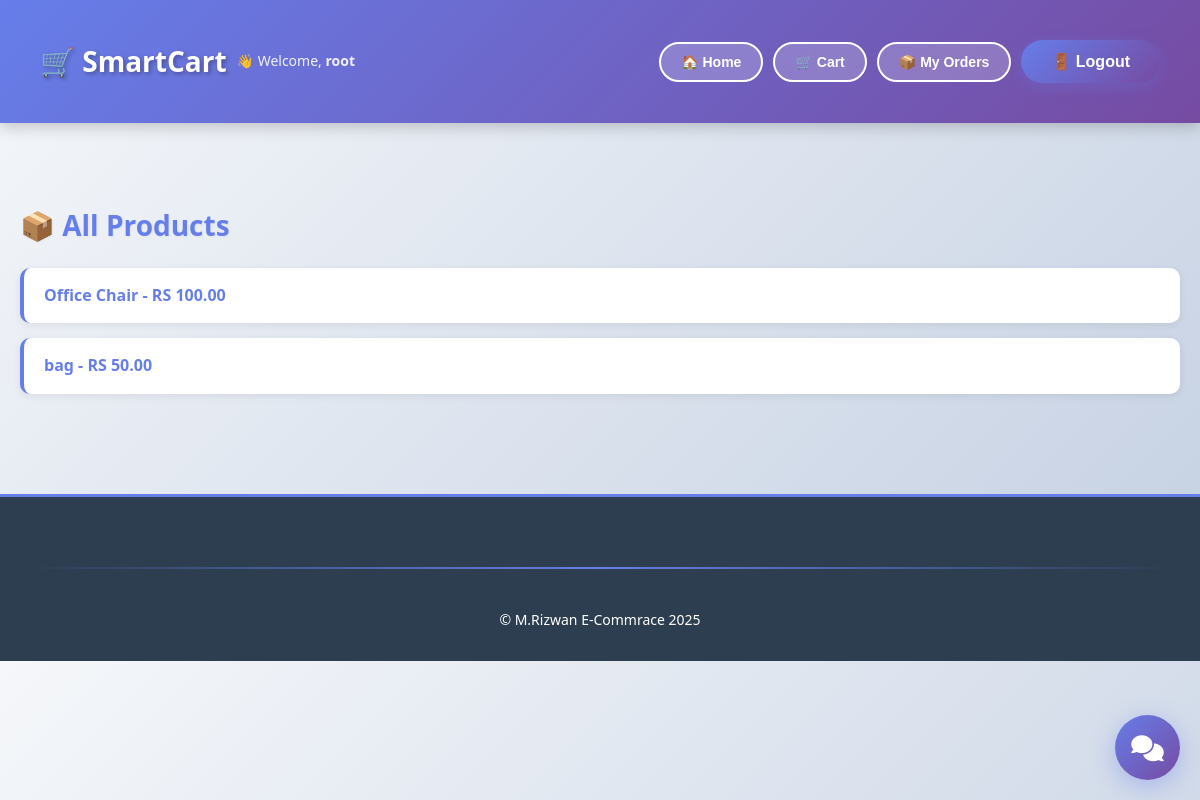
The app's page / (signed in) with its own data.
### store/models.py (models this page shows, shortened)
class Product(TimeStampedModel):
    name = models.CharField(max_length=200)
    price = models.DecimalField(max_digits=10, decimal_places=2)
    categories = models.ManyToManyField(Category)
    description = models.TextField()

### store/views.py (the view)
# urls.py: path('', ProductListView.as_view(), name="home"),
class ProductListView(ListView):
    model = Product
    template_name = "store/home.html"
    context_object_name = "products"
    def get_context_data(self, **kwargs):
        context = super().get_context_data(**kwargs)
        if self.request.user.is_authenticated:
            try:
                engine = RecommendationEngine()
                recommendations = engine.get_recommendations(self.request.user, limit=6)
                context['recommended_products'] = recommendations
            except Exception as e:
                print(f"Error getting recommendations: {e}")
                context['recommended_products'] = []
        return context

### ai_engine/recommendation_engine.py (called while the page is built, shortened)
    def _collaborative_filtering(self, user, limit=20):
        try:
            user_products = set(
                UserBehavior.objects.filter(
                    user=user,
                    action__in=['purchase', 'add_to_cart', 'wishlist']
                ).values_list('product_id', flat=True)
            )
            if not user_products:
                return []
        except Exception as e:
            print(f"Collaborative filtering error: {e}")
            return []

    def _popularity_based(self, user, limit=10):
        try:
            user_products = set(
                UserBehavior.objects.filter(user=user).values_list('product_id', flat=True)
            )
            popular_products = Product.objects.exclude(
                id__in=user_products
            ).annotate(
                order_count=Count('orderitem'),
                review_count=Count('reviews'),
                avg_rating=Avg('reviews__rating'),
                view_count=Count('userbehavior', filter=Q(userbehavior__action='view'))
            ).filter(
                order_count__gt=0  # Has at least one order
            ).order_by('-order_count', '-view_count')[:limit]
            scores = []
            return scores
        except Exception as e:
            print(f"Popularity-based error: {e}")
            return []

    def _get_action_weight(self, action):
        weights = {
            'purchase': 5,
            'add_to_cart': 3,
            'wishlist': 2,
            'view': 1,
            'search': 0.5
        }
        return weights.get(action, 1)

### ai_engine/tracking.py (called while the page is built, shortened)
    def __call__(self, request):
        response = self.get_response(request)
        return response

### templates/store/home.html (shortened to what this page needs)
{% extends "base.html" %}
{% block content %}
<div class="container">
    <h2>📦 All Products</h2>
    {% if products %}
    <div class="products-list">
        {% for product in products %}
            <p>
                <a href="{% url 'product_detail' product.id %}">
                    {{product.name}} <strong>- RS {{product.price}}</strong>
                </a>
            </p>
        {% endfor %}
    </div>
    {% else %}
    <p style="text-align: center; padding: 40px; color: #999;">
        <strong>No products available yet</strong>
    </p>
    {% endif %}
</div>
{% endblock content %}

### templates/base.html (shortened to what this page needs)
{% load static %}
<!DOCTYPE html>
<html lang="en">
<head>
    <link rel="stylesheet" href="{% static 'css/style.css' %}">
    <link rel="stylesheet" href="https://cdnjs.cloudflare.com/ajax/libs/font-awesome/6.4.0/css/all.min.css">
</head>
<body>
    <header>
        <div style="display: flex; align-items: center; gap: 10px;">
            <h1>🛒 SmartCart</h1>
            {% if user.is_authenticated %}
                <p style="margin: 0; font-size: 14px;">👋 Welcome, <strong>{{user.username}}</strong></p>
            {% endif %}
        </div>
        <div style="display: flex; align-items: center; gap: 10px; flex-wrap: wrap;">
            <a href="{% url 'home' %}"><button>🏠 Home</button></a>
            <a href="{% url 'cart' %}"><button>🛒 Cart</button></a>
            {% if user.is_authenticated %}
                <a href="{% url 'my_orders' %}"><button>📦 My Orders</button></a>
                <form action="{% url 'logout' %}" method="post" style="display: inline;">
                    <button type="submit">🚪 Logout</button>
                </form>
            {% else %}
                <a href="{% url 'login' %}"><button>🔓 Login</button></a>
                <a href="{% url 'register' %}"><button>✍️ Register</button></a>
            {% endif %}
        </div>
    </header>
    {% block content %}{% endblock content %}
    {% if user.is_authenticated %}
        {% include 'ai_engine/chatbot_widget.html' %}
    {% endif %}
    <footer>
        <hr>
        <p>© M.Rizwan E-Commrace 2025</p>
    </footer>
</body>
</html>

### static/css/style.css (style rules this page uses)
* { margin: 0; padding: 0; box-sizing: border-box; }
body { font-family: 'Segoe UI', Tahoma, Geneva, Verdana, sans-serif; background: linear-gradient(135deg, #f5f7fa 0%, #c3cfe2 100%); color: #333; line-height: 1.6; }
header { background: linear-gradient(135deg, #667eea 0%, #764ba2 100%); color: white; padding: 20px 40px; box-shadow: 0 4px 15px rgba(0, 0, 0, 0.2); display: flex; justify-content: space-between; align-items: center; flex-wrap: wrap; gap: 20px; position: sticky; top: 0; z-index: 100; }
header h1 { font-size: 28px; font-weight: 700; text-shadow: 2px 2px 4px rgba(0, 0, 0, 0.3); }
header p { font-size: 14px; opacity: 0.9; }
header button, header a button { background: rgba(255, 255, 255, 0.2); color: white; border: 2px solid white; padding: 10px 20px; border-radius: 25px; cursor: pointer; font-weight: 600; transition: all 0.3s ease; font-size: 14px; }
header a { text-decoration: none; }
footer { background: #2c3e50; color: white; text-align: center; padding: 30px 20px; margin-top: 60px; border-top: 3px solid #667eea; }
footer p { font-size: 14px; }
.container { max-width: 1200px; margin: 0 auto; padding: 40px 20px; }
hr { border: none; height: 2px; background: linear-gradient(90deg, transparent, #667eea, transparent); margin: 40px 0; }
h2 { font-size: 28px; color: #667eea; margin: 40px 0 20px; font-weight: 700; text-shadow: 1px 1px 2px rgba(0, 0, 0, 0.05); }
.products-list { display: flex; flex-direction: column; gap: 15px; }
.products-list p, .product-list p { margin: 0; }
.products-list a, .product-list a { text-decoration: none; }
.products-list p, .product-list p { background: white; padding: 15px 20px; border-radius: 10px; border-left: 4px solid #667eea; box-shadow: 0 2px 8px rgba(0, 0, 0, 0.08); transition: all 0.3s ease; }
.products-list a, .product-list a { color: #667eea; font-weight: 600; }
form { margin: 20px 0; }
button[type="submit"] { background: linear-gradient(135deg, #667eea 0%, #764ba2 100%); color: white; border: none; padding: 12px 30px; border-radius: 25px; font-size: 16px; font-weight: 600; cursor: pointer; transition: all 0.3s ease; box-shadow: 0 4px 15px rgba(102, 126, 234, 0.3); }
a { color: #667eea; text-decoration: none; font-weight: 600; transition: color 0.3s ease; }

### records on screen
Product: name "Office Chair", price "100.00"
Product: name "bag", price "50.00"

### other values on screen
{{ user.username }} "root"
